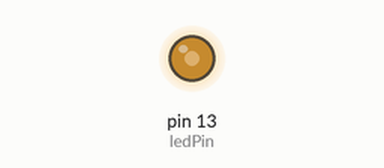
Bench run of a sketch on a simulated Arduino Uno, built with avr-gcc and run on an emulated ATmega328P. On the bench: output pins drawn as LEDs (lit = HIGH).

Above: at 0.1 s.
Timing chart, 0 to 1.6 s (numbered marks = the images above):
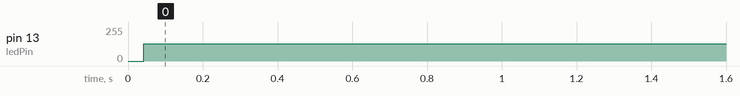

Measured:
- by itself, pin 13 (ledPin): 0/255 → 128/255 at 0.04 s

The sketch:

interrupt_example.ino
```cpp
#define ledPin 13
int timer1_counter;
void setup()
{
  pinMode(ledPin, OUTPUT);

  // initialize timer1
  noInterrupts();           // disable all interrupts
  TCCR1A = 0;
  TCCR1B = 0;

  // Set timer1_counter to the correct value for our interrupt interval
  timer1_counter = 64536;   // preload timer 65536-16MHz/8/2000Hz
  //timer1_counter = 64286;   // preload timer 65536-16MHz/256/50Hz
  //timer1_counter = 64911;   // preload timer 65536-16MHz/256/2Hz

  TCNT1 = timer1_counter;   // preload timer
  TCCR1B |= (1 << CS11);    // 8 prescaler
  TIMSK1 |= (1 << TOIE1);   // enable timer overflow interrupt
  interrupts();             // enable all interrupts
}

ISR(TIMER1_OVF_vect)        // interrupt service routine
{
  TCNT1 = timer1_counter;   // preload timer
  digitalWrite(ledPin, digitalRead(ledPin) ^ 1);
}

void loop()
{
  // your program here...
}
```
